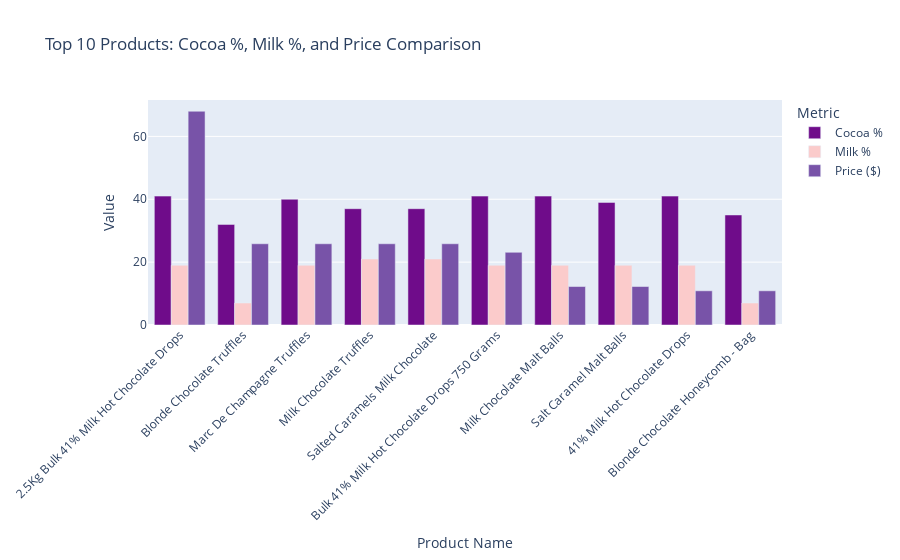

Source (notebook cell):
### Markdown cell above
## Cocoa %, Milk %, and Price Comparison

### Code cell
plot_data = df_products[['Name', 'Cocoa %', 'Milk %', 'Price ($)']].dropna()
plot_data = plot_data.nlargest(10, 'Price ($)')

df_long = plot_data.melt(id_vars='Name', 
                         value_vars=['Cocoa %', 'Milk %', 'Price ($)'],
                         var_name='Metric', value_name='Value')

color_map = {
    'Cocoa %': '#6F0C8A',
    'Milk %': '#FBCBCB',  
    'Price ($)': '#7853A8' 
}

fig = px.bar(df_long, 
             x='Name', y='Value', color='Metric', barmode='group',
             color_discrete_map=color_map,
             title='Top 10 Products: Cocoa %, Milk %, and Price Comparison',
             labels={'Name': 'Product Name', 'Value': 'Value'})

fig.update_layout(xaxis_tickangle=-45)
fig.show()

### Figure 1 — Plotly figure (JSON) as saved in the notebook; plotly's stock layout.template omitted (floating-point values rounded to 4 significant figures)
{"data": [{"alignmentgroup": "True", "hovertemplate": "Metric=Cocoa %<br>Product Name=%{x}<br>Value=%{y}<extra></extra>", "legendgroup": "Cocoa %", "marker": {"color": "#6F0C8A", "pattern": {"shape": ""}}, "name": "Cocoa %", "offsetgroup": "Cocoa %", "orientation": "v", "showlegend": true, "textposition": "auto", "type": "bar", "x": ["2.5Kg Bulk 41% Milk Hot Chocolate Drops", "Blonde Chocolate Truffles", "Marc De Champagne Truffles", "Milk Chocolate Truffles", "Salted Caramels Milk Chocolate", "Bulk 41% Milk Hot Chocolate Drops 750 Grams", "Milk Chocolate Malt Balls", "Salt Caramel Malt Balls", "41% Milk Hot Chocolate Drops", "Blonde Chocolate Honeycomb - Bag"], "xaxis": "x", "y": [41, 32, 40, 37, 37, 41, 41, 39, 41, 35], "yaxis": "y"}, {"alignmentgroup": "True", "hovertemplate": "Metric=Milk %<br>Product Name=%{x}<br>Value=%{y}<extra></extra>", "legendgroup": "Milk %", "marker": {"color": "#FBCBCB", "pattern": {"shape": ""}}, "name": "Milk %", "offsetgroup": "Milk %", "orientation": "v", "showlegend": true, "textposition": "auto", "type": "bar", "x": ["2.5Kg Bulk 41% Milk Hot Chocolate Drops", "Blonde Chocolate Truffles", "Marc De Champagne Truffles", "Milk Chocolate Truffles", "Salted Caramels Milk Chocolate", "Bulk 41% Milk Hot Chocolate Drops 750 Grams", "Milk Chocolate Malt Balls", "Salt Caramel Malt Balls", "41% Milk Hot Chocolate Drops", "Blonde Chocolate Honeycomb - Bag"], "xaxis": "x", "y": [19, 7, 19, 21, 21, 19, 19, 19, 19, 7], "yaxis": "y"}, {"alignmentgroup": "True", "hovertemplate": "Metric=Price ($)<br>Product Name=%{x}<br>Value=%{y}<extra></extra>", "legendgroup": "Price ($)", "marker": {"color": "#7853A8", "pattern": {"shape": ""}}, "name": "Price ($)", "offsetgroup": "Price ($)", "orientation": "v", "showlegend": true, "textposition": "auto", "type": "bar", "x": ["2.5Kg Bulk 41% Milk Hot Chocolate Drops", "Blonde Chocolate Truffles", "Marc De Champagne Truffles", "Milk Chocolate Truffles", "Salted Caramels Milk Chocolate", "Bulk 41% Milk Hot Chocolate Drops 750 Grams", "Milk Chocolate Malt Balls", "Salt Caramel Malt Balls", "41% Milk Hot Chocolate Drops", "Blonde Chocolate Honeycomb - Bag"], "xaxis": "x", "y": [68, 25.84, 25.84, 25.84, 25.84, 23.12, 12.24, 12.24, 10.88, 10.88], "yaxis": "y"}], "layout": {"autosize": true, "barmode": "group", "legend": {"title": {"text": "Metric"}, "tracegroupgap": 0}, "title": {"text": "Top 10 Products: Cocoa %, Milk %, and Price Comparison"}, "xaxis": {"anchor": "y", "autorange": true, "domain": [0, 1], "range": [-0.5, 9.5], "tickangle": -45, "title": {"text": "Product Name"}, "type": "category"}, "yaxis": {"anchor": "x", "autorange": true, "domain": [0, 1], "range": [0, 71.58], "title": {"text": "Value"}, "type": "linear"}}}
